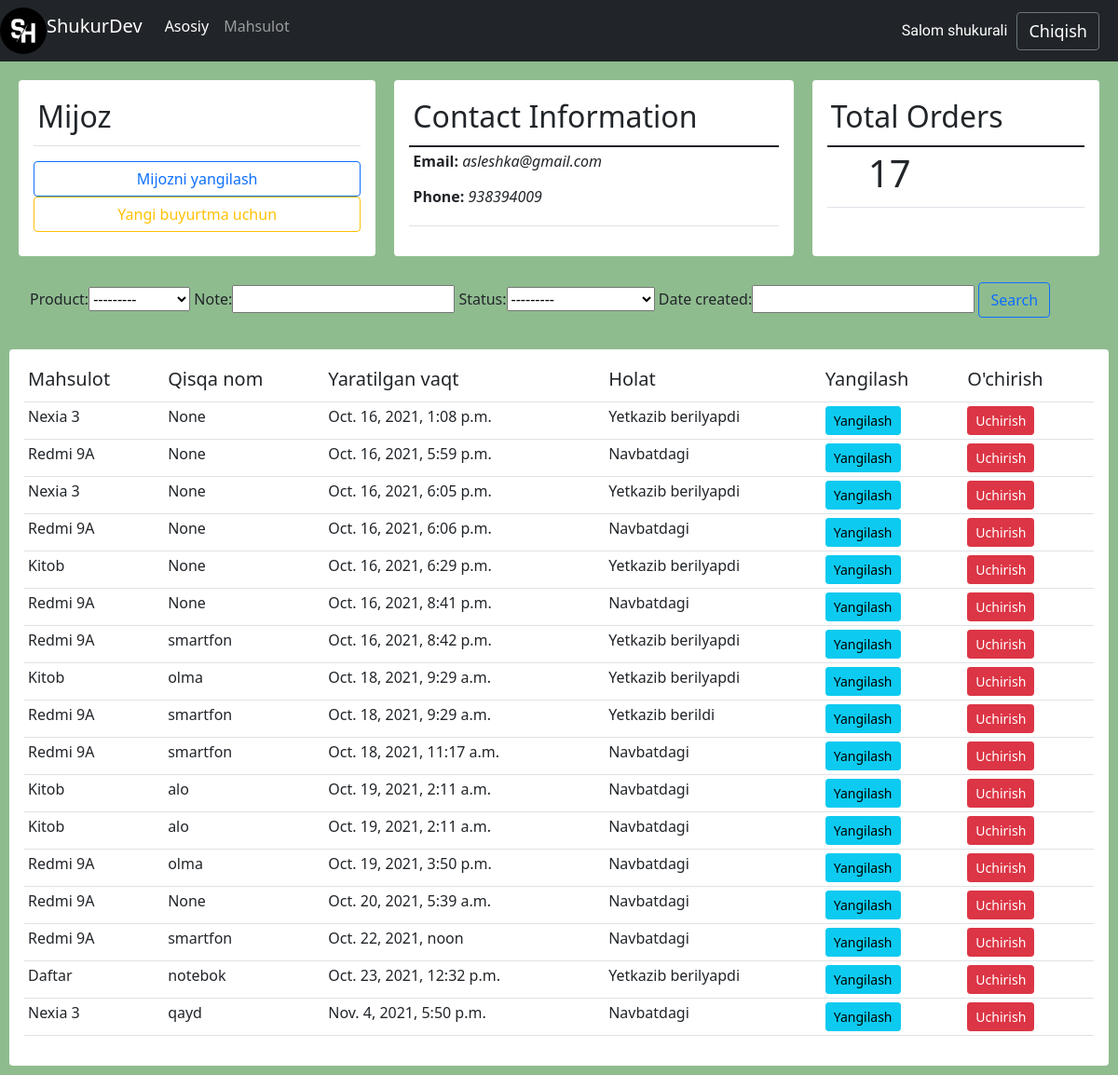
The app's page /customer/1/ (signed in) with its own data.
### crm/models.py (models this page shows, shortened)
class Customer(models.Model):
    user = models.OneToOneField(User, null=True, on_delete=models.CASCADE)
    name = models.CharField(max_length=100)
    phone = models.CharField(max_length=100, null=True)
    email = models.EmailField(null=True)
    profile_pic = models.ImageField(null=True)
    date_created = models.DateTimeField(auto_now_add=True, null=True)

class Order(models.Model):
    customer = models.ForeignKey(Customer, null=True, on_delete=models.SET_NULL)
    product = models.ForeignKey(Product, null=True, on_delete=models.SET_NULL)
    note = models.CharField(max_length=100, null=True)
    STATUS = (
        ('Navbatdagi', 'Navbatdagi'),
        ('Yetkazib berilyapdi', 'Yetkazib berilyapti'),
        ('Yetkazib berildi', 'Yetkazib berildi'),
    )
    status = models.CharField(max_length=200, choices=STATUS)
    date_created = models.DateTimeField(auto_now_add=True)

class Product(models.Model):
    CATEGORY = (
        ('ichki mahsulot', 'Ichki mahsulot'),
        ('Tashqi mahsulot', 'Tashqi mahsulot'),
    )
    name = models.CharField(max_length=100)
    price = models.FloatField(null=True)
    category = models.CharField(max_length=200, choices=CATEGORY)
    description = models.TextField(null=True)
    date_created = models.DateTimeField(auto_now_add=True)
    tags = models.ManyToManyField(Tag)
    def __str__(self):
        return self.name

### crm/decorators.py (the view)
        def wrapper_func(request, *args, **kwargs):
            group = None
            if request.user.groups.exists():
                group = request.user.groups.all()[0].name
            if group in allowed_roles:
                return view_func(request, *args, **kwargs)
            else:
                return HttpResponse('you are not authorize')

### crm/views.py (called while the page is built)
@login_required(login_url='login')
@allowed_user(allowed_roles=['admin'])
def customer(request, pk):
    customer = Customer.objects.get(id=pk)
    orders = customer.order_set.all()
    myfilter = OrderFilter(request.GET, queryset=orders)
    orders = myfilter.qs
    total_order = orders.count()
    delivered = orders.filter(status='Yetkazib berildi').count()
    pending = orders.filter(status='Yetkazib berilyapdi').count()
    context = {
        'customer': customer,
        'orders': orders,
        'total_orders': total_order,
        'delivered': delivered,
        'pending': pending,
        'myfilter': myfilter,
    }
    return render(request, 'customer.html', context)

### templates/customer.html
{% extends 'base.html' %}
{% block content %}
<body class="oraligi">
   <div id="stil">
        <div style=" display: flex; border:4px;">
               <div  class="card card-body" id="stil" style="width:300px">
                    <table class="table table-sm" >
                        <tr>
                            <th>
                                <h2>Mijoz</h2>
                            </th>
                        </tr>
                    </table>
                    <button type="button" class="btn btn-outline-primary">Mijozni yangilash</button>
                    <a  href="{% url 'create_order' customer.id %}" class="btn btn-outline-warning">Yangi buyurtma uchun</a>
                </div>
                <div  class="card card-body" id="stil">
                    <table class="table table-sm" >
                        <tr>
                            <th>
                                <h2>Contact Information</h2>
                            </th>
                        </tr>
                        <tbody>
                        <td><p><b>Email:</b> <i>{{ customer.email }}</i></p>
                            <p><b>Phone:</b>  <i>{{ customer.phone }}</i></p>
                        </td>
                        </tbody>
                    </table>
                </div>
                <div  class="card card-body" id="stil">
                    <table class="table table-sm" >
                        <tr>
                            <th>
                                <h2>Total Orders</h2>
                            </th>
                        </tr>
                        <tbody>
                        <td>
                            <h1 style="margin-left: 40px;" class="card-title">{{ total_orders }}</h1>
                        </td>
                        </tbody>
                    </table>
                </div>
        </div>
        <div>
            <nav class="navbar navbar-light bg-drink" id="stil">
                  <div class="container-fluid">
                        <form method = "GET">{%  csrf_token %}
                            <div style="border-width: 6px;">
                                <span style="border-width: 5px">{{ myfilter.form }}</span>
                                <span><button class="btn btn-outline-primary" type="submit">Search</button></span>
                            </div>
                        </form>
                  </div>
            </nav>
        </div>
</div>
    <div  class="card card-body" id="stil">
			<table class="table table-sm" >
				<tr>
					<th>
						<h5>Mahsulot</h5>
					</th>
					<th>
						<h5>Qisqa nom</h5>
					</th>
					<th>
						<h5>Yaratilgan vaqt</h5>
					</th>
					<th>
						<h5>Holat</h5>
					</th>
					<th>
						<h5>Yangilash</h5>
					</th>
					<th>
						<h5>O'chirish</h5>
					</th>
				</tr>
				{% for order in orders %}
					<tr>
						<td>{{order.product}}</td>
						<td>{{order.note}}</td>
						<td>{{order.date_created}}</td>
						<td>{{order.status}}</td>
						<td><a class = "btn btn-sm btn-info" href="{% url 'update_order' order.id %}">Yangilash</a></td>
						<td><a class="btn btn-sm btn-danger" href="{% url 'delete_order' order.id %}">Uchirish</a></td>
					</tr>
				{% endfor %}
			</table>
		</div>
</body>
{% endblock %}

### templates/navbar.html (shortened to what this page needs)
{% load static %}
<head>
</head>
<nav class="navbar navbar-expand-lg navbar-dark bg-dark">
    <div class="collapse navbar-collapse" id="navbarNavDropdown">
      <ul class="navbar-nav">
            {% if request.user.is_staff %}
                <img style="border-radius: 50%; height: 50px; width: 50px;" src="{% static 'images/logo.jpg' %}">
                 <a class="navbar-brand" href="#">ShukurDev</a>
                <li class="nav-item">
                  <a class="nav-link active" aria-current="page" href="/">Asosiy</a>
                </li>
                <li class="nav-item">
                  <a class="nav-link" href="{% url 'product' %}">Mahsulot</a>
                </li>
            {% endif %}
      </ul>
    </div>
    <span style="color: white; margin:10px;  font-family: 'Abel', sans-serif; ">Salom {{request.user}}</span><br>
    <span><a  style="color: #fff; margin-right: 20px; font-size: 18px; text-decoration: none; " class="btn btn-outline-secondary" href="{% url 'logout' %}">Chiqish</a></span>
</nav>

### static/css/base.css (style rules this page uses)
.oraligi { background-color: darkseagreen; }
#stil { border: 5px crimson!important; margin: 10px!important; }

### records on screen
Customer: email "asleshka@gmail.com", phone "938394009"
Order: product "Nexia 3", note "None", date_created "Oct. 16, 2021, 1:08 p.m.", status "Yetkazib berilyapdi"
Order: product "Redmi 9A", note "None", date_created "Oct. 16, 2021, 5:59 p.m.", status "Navbatdagi"
Order: product "Nexia 3", note "None", date_created "Oct. 16, 2021, 6:05 p.m.", status "Yetkazib berilyapdi"
Order: product "Redmi 9A", note "None", date_created "Oct. 16, 2021, 6:06 p.m.", status "Navbatdagi"
Order: product "Kitob", note "None", date_created "Oct. 16, 2021, 6:29 p.m.", status "Yetkazib berilyapdi"
Order: product "Redmi 9A", note "None", date_created "Oct. 16, 2021, 8:41 p.m.", status "Navbatdagi"
Order: product "Redmi 9A", note "smartfon", date_created "Oct. 16, 2021, 8:42 p.m.", status "Yetkazib berilyapdi"
Order: product "Kitob", note "olma", date_created "Oct. 18, 2021, 9:29 a.m.", status "Yetkazib berilyapdi"
Order: product "Redmi 9A", note "smartfon", date_created "Oct. 18, 2021, 9:29 a.m.", status "Yetkazib berildi"
Order: product "Redmi 9A", note "smartfon", date_created "Oct. 18, 2021, 11:17 a.m.", status "Navbatdagi"
Order: product "Kitob", note "alo", date_created "Oct. 19, 2021, 2:11 a.m.", status "Navbatdagi"
Order: product "Kitob", note "alo", date_created "Oct. 19, 2021, 2:11 a.m.", status "Navbatdagi"
Order: product "Redmi 9A", note "olma", date_created "Oct. 19, 2021, 3:50 p.m.", status "Navbatdagi"
Order: product "Redmi 9A", note "None", date_created "Oct. 20, 2021, 5:39 a.m.", status "Navbatdagi"
Order: product "Redmi 9A", note "smartfon", date_created "Oct. 22, 2021, noon", status "Navbatdagi"
Order: product "Daftar", note "notebok", date_created "Oct. 23, 2021, 12:32 p.m.", status "Yetkazib berilyapdi"
Order: product "Nexia 3", note "qayd", date_created "Nov. 4, 2021, 5:50 p.m.", status "Navbatdagi"

### other values on screen
{{ request.user }} "shukurali"
{{ total_orders }} "17"
